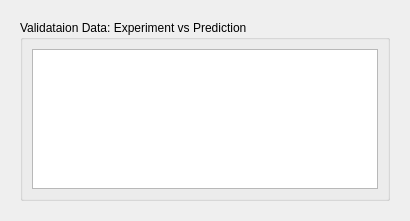
<?xml version="1.0" encoding="UTF-8"?>
<ui version="4.0">
 <class>Dialog</class>
 <widget class="QDialog" name="Dialog">
  <property name="geometry">
   <rect>
    <x>0</x>
    <y>0</y>
    <width>410</width>
    <height>221</height>
   </rect>
  </property>
  <property name="windowTitle">
   <string>Valid Results</string>
  </property>
  <layout class="QHBoxLayout" name="horizontalLayout" stretch="0">
   <item>
    <widget class="QScrollArea" name="scrollArea">
     <property name="frameShape">
      <enum>QFrame::NoFrame</enum>
     </property>
     <property name="widgetResizable">
      <bool>true</bool>
     </property>
     <widget class="QWidget" name="scrollAreaWidgetContents">
      <property name="geometry">
       <rect>
        <x>0</x>
        <y>0</y>
        <width>392</width>
        <height>203</height>
       </rect>
      </property>
      <layout class="QHBoxLayout" name="horizontalLayout_3">
       <item>
        <layout class="QVBoxLayout" name="verticalLayoutTrainFig1"/>
       </item>
       <item>
        <widget class="QGroupBox" name="groupBox">
         <property name="title">
          <string>Validataion Data: Experiment vs Prediction</string>
         </property>
         <layout class="QHBoxLayout" name="horizontalLayout_2">
          <item>
           <widget class="QTableWidget" name="tableWidgetData">
            <property name="alternatingRowColors">
             <bool>true</bool>
            </property>
            <property name="rowCount">
             <number>0</number>
            </property>
            <property name="columnCount">
             <number>2</number>
            </property>
            <attribute name="horizontalHeaderVisible">
             <bool>false</bool>
            </attribute>
            <attribute name="horizontalHeaderCascadingSectionResizes">
             <bool>true</bool>
            </attribute>
            <attribute name="horizontalHeaderMinimumSectionSize">
             <number>70</number>
            </attribute>
            <attribute name="horizontalHeaderDefaultSectionSize">
             <number>70</number>
            </attribute>
            <attribute name="horizontalHeaderStretchLastSection">
             <bool>true</bool>
            </attribute>
            <column/>
            <column/>
           </widget>
          </item>
         </layout>
        </widget>
       </item>
      </layout>
     </widget>
    </widget>
   </item>
  </layout>
 </widget>
 <resources/>
 <connections/>
</ui>
